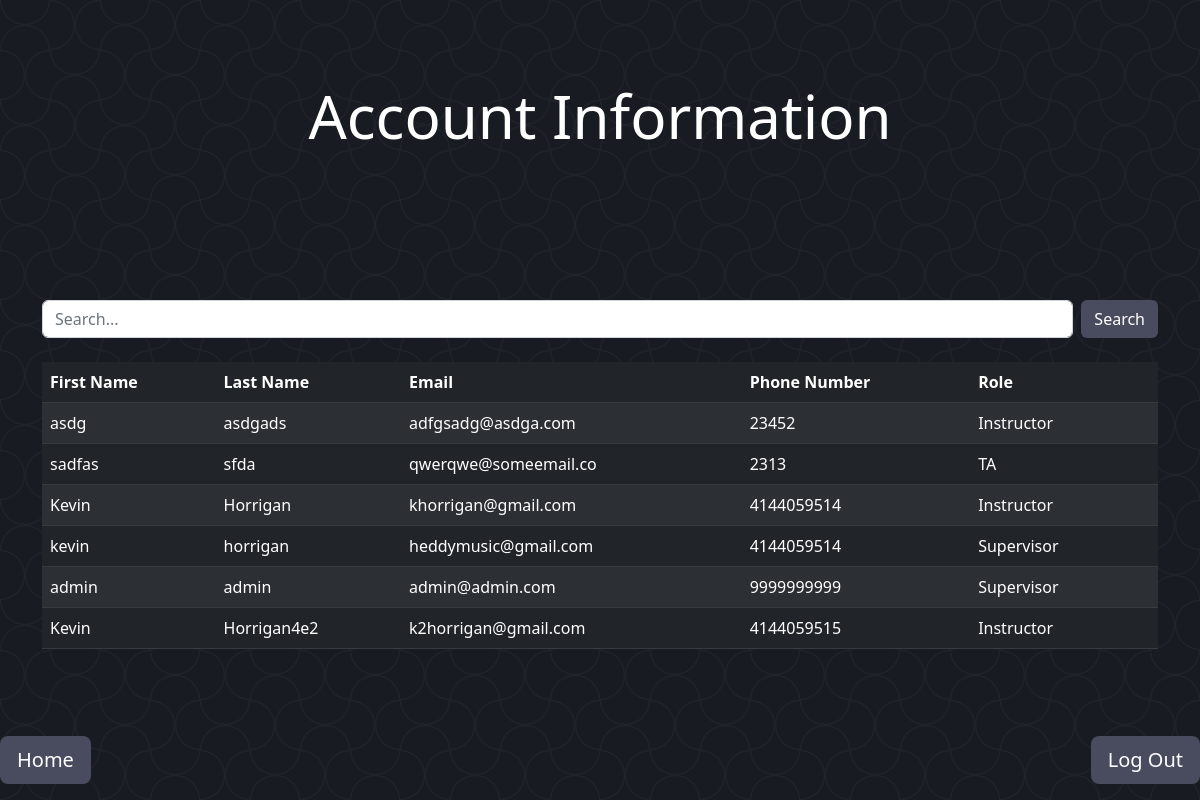
/users/ (signed in), run on an earlier commit of the app's database.
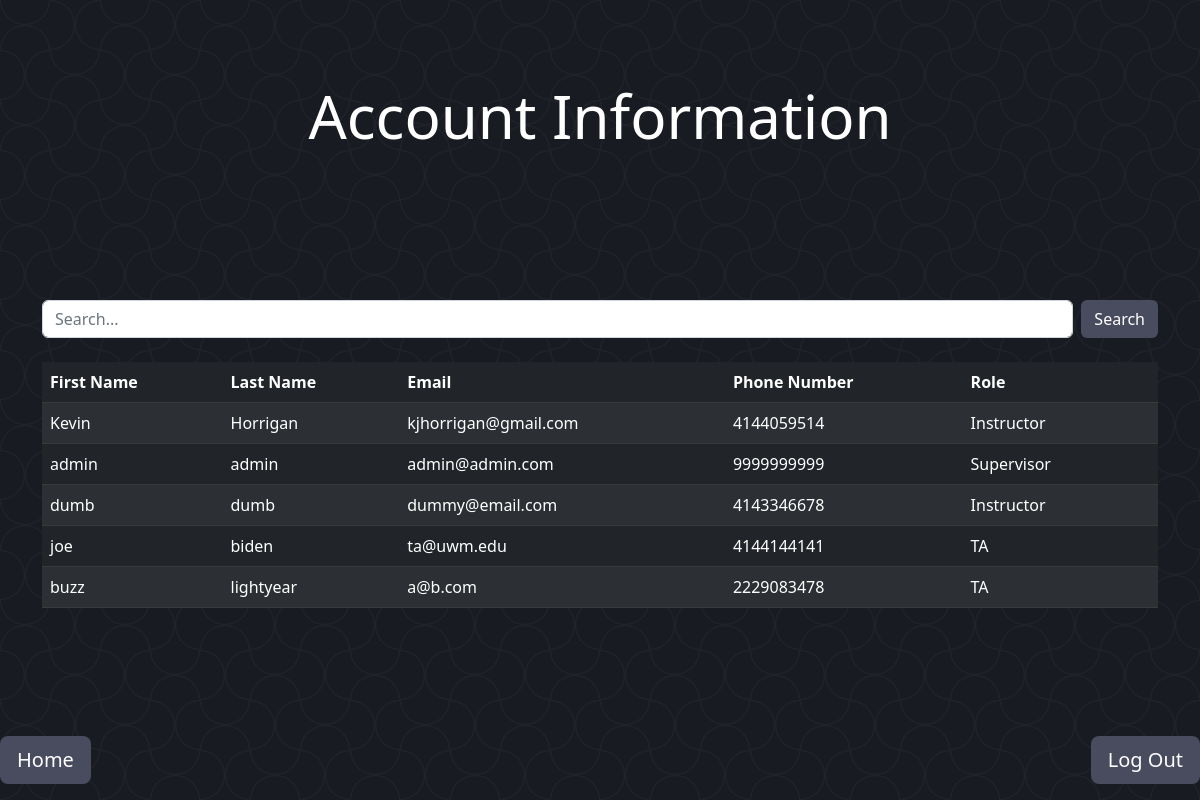
And on a later commit of the database.
### Management/models.py (models this page shows, shortened)
class User(models.Model):
    email = models.EmailField(max_length=20, primary_key=True)
    lName = models.CharField(max_length=30, null=True, default='')
    fName = models.CharField(max_length=30, null=True, default='')
    password = models.CharField(max_length=20)
    phone = models.CharField(max_length=15)
    role = models.PositiveSmallIntegerField(
        choices=(
            (1, "Supervisor"),
            (2, "Instructor"),
            (3, "TA")
        ))
    def getlName(self):
        return self.lName
    def getfName(self):
        return self.fName
    def getRole(self):
        role = self.role
        if role == 1:
            return "Supervisor"
        elif role == 2:
            return "Instructor"
        elif role == 3:
            return "TA"
        return

### Management/views.py (the view)
# urls.py: path('users/', users.as_view(), name='users'),
class users(ListView):
    model = User
    template_name = 'main/User/users.html'
    context_object_name = 'results'
    def get_queryset(self):
        query = self.request.GET.get('q', '')
        queryset = super().get_queryset()
        if query:
            queryset = queryset.filter(
                Q(fName__icontains=query) | Q(email__icontains=query) | Q(lName__icontains=query))
        return queryset
    def get_context_data(self, **kwargs):
        userRole = self.request.session['roleSession']
        context = super().get_context_data(**kwargs)
        context['query'] = self.request.GET.get('q', '')
        context['roleTemplate'] = userRole
        return context

### templates/main/User/users.html (shortened to what this page needs)
{% extends 'basePages.html' %}
    {% load crispy_forms_tags %}
    {% load crispy_forms_filters %}
{% block header %}
    Account Information
{% endblock header %}
{% block content %}
    <div class="container">
        <form class="d-flex" role="search" method="get" action="{% url 'users' %}">
            <input class="form-control me-2" type="text" name="q" value="{{ query }}" placeholder="Search...">
            <button class="btn" type="submit" style="color: white; background-color: #494b5f">Search</button>
        </form>
        <br>
        {% if results %}
            <table class="table table-dark table-striped" style="color: white">
                <thead>
                    <th scope="col">First Name</th>
                    <th scope="col">Last Name</th>
                    <th scope="col">Email</th>
                    <th scope="col">Phone Number</th>
                    <th scope="col">Role</th>
                    <th scope="col"></th>
                </thead>
                <tbody>
                    {% for result in results %}
                        <tr>
                            <td>{{ result.getfName }}</td>
                            <td>{{ result.getlName }}</td>
                            <td>{{ result.email }}</td>
                            <td>{{ result.phone }}</td>
                            <td>{{ result.getRole }}</td>
                            <td>
                            </td>
                        </tr>
                    {% endfor %}
                </tbody>
            </table>
        {% else %}
            <p>No results found.</p>
        {% endif %}
    </div>
{% endblock content %}

What changed in the data, as far as the page shows it:
removed User: getfName "asdg", getlName "asdgads", email "adfgsadg@asdga.com", phone "23452", getRole "Instructor"
removed User: getfName "sadfas", getlName "sfda", email "qwerqwe@someemail.co", phone "2313", getRole "TA"
removed User: getfName "Kevin", getlName "Horrigan", email "khorrigan@gmail.com", phone "4144059514", getRole "Instructor"
removed User: getfName "kevin", getlName "horrigan", email "heddymusic@gmail.com", phone "4144059514", getRole "Supervisor"
removed User: getfName "Kevin", getlName "Horrigan4e2", email "k2horrigan@gmail.com", phone "4144059515", getRole "Instructor"
added User: getfName "Kevin", getlName "Horrigan", email "kjhorrigan@gmail.com", phone "4144059514", getRole "Instructor"
added User: getfName "dumb", getlName "dumb", email "dummy@email.com", phone "4143346678", getRole "Instructor"
added User: getfName "joe", getlName "biden", email "ta@uwm.edu", phone "4144144141", getRole "TA"
added User: getfName "buzz", getlName "lightyear", email "a@b.com", phone "2229083478", getRole "TA"
